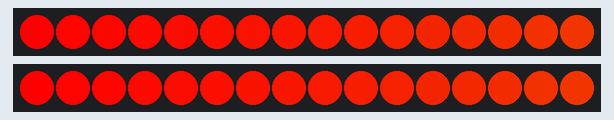
A sketch run on a simulated Arduino Uno, built with avr-gcc and run on an emulated ATmega328P. Parts: 2 × 16 RGB LEDs in strip order, left to right. Dim RGB values are drawn brighter than linear.

Above: at 0.15 s.
At 4.47 s:
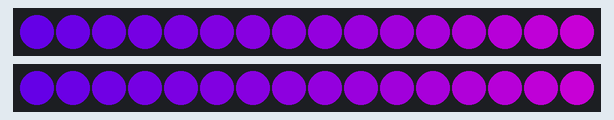
At 9.71 s:
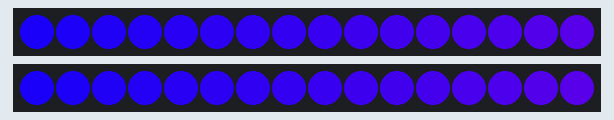
At 19.27 s:
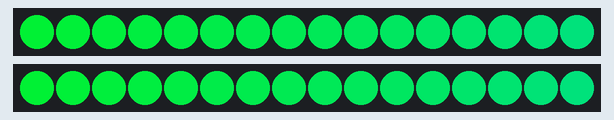
At 28.82 s:
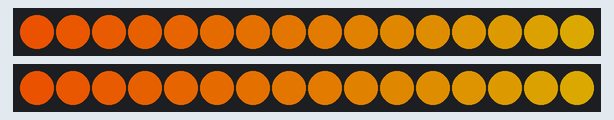
At 38.69 s:
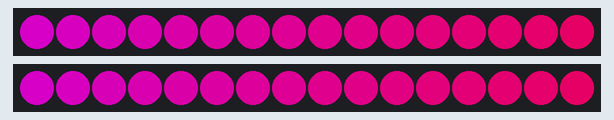

The sketch:

double_rainbow.ino
```cpp
#include <Adafruit_NeoPixel.h>
#ifdef __AVR__
  #include <avr/power.h>
#endif

#define PIN1 6
#define PIN2 7
#define NUMPIXELS 16

Adafruit_NeoPixel strip1 = Adafruit_NeoPixel(NUMPIXELS, PIN1, NEO_GRB + NEO_KHZ800);
Adafruit_NeoPixel strip2 = Adafruit_NeoPixel(NUMPIXELS, PIN2, NEO_GRB + NEO_KHZ800);

void setup() {
  // put your setup code here, to run once:

  strip1.begin();
  strip1.show(); // Initialize all pixels to 'off'
  strip2.begin();
  strip2.show();
}

void loop() {
  // put your main code here, to run repeatedly:
  rainbow(20);
}


void rainbow(uint8_t wait) {
  uint16_t i, j;

  for(j=0; j<256; j++) {
    for(i=0; i<NUMPIXELS; i++) {
      strip1.setPixelColor(i, Wheel((i+j) & 255));
      strip2.setPixelColor(i, Wheel((i+j) & 255));
    }
    strip1.show();
    strip2.show();
    delay(wait);
  }
}

// Input a value 0 to 255 to get a color value.
// The colours are a transition r - g - b - back to r.
uint32_t Wheel(byte WheelPos) {
  WheelPos = 255 - WheelPos;
  if(WheelPos < 85) {
    return strip1.Color(255 - WheelPos * 3, 0, WheelPos * 3);
  }
  if(WheelPos < 170) {
    WheelPos -= 85;
    return strip1.Color(0, WheelPos * 3, 255 - WheelPos * 3);
  }
  WheelPos -= 170;
  return strip1.Color(WheelPos * 3, 255 - WheelPos * 3, 0);
}
```
